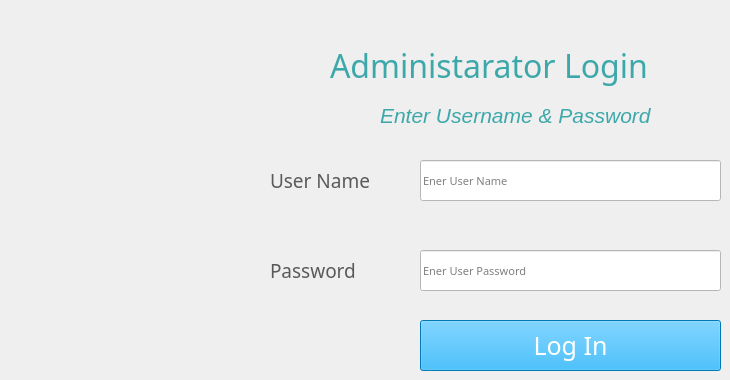
    <widget class="QWidget" name="tab">
     <property name="font">
      <font>
       <family>Arial Black</family>
       <pointsize>8</pointsize>
       <weight>10</weight>
       <italic>false</italic>
       <bold>false</bold>
      </font>
     </property>
     <attribute name="title">
      <string>LOG IN</string>
     </attribute>
     <widget class="QLabel" name="label_TITLE">
      <property name="enabled">
       <bool>true</bool>
      </property>
      <property name="geometry">
       <rect>
        <x>330</x>
        <y>40</y>
        <width>381</width>
        <height>51</height>
       </rect>
      </property>
      <property name="font">
       <font>
        <family>Arial Black</family>
        <pointsize>24</pointsize>
        <weight>10</weight>
        <italic>false</italic>
        <bold>false</bold>
        <kerning>true</kerning>
       </font>
      </property>
      <property name="styleSheet">
       <string notr="true">color:rgb(61, 168, 170);
font: 87 24pt &quot;Arial Black&quot;;</string>
      </property>
      <property name="text">
       <string>Administarator Login</string>
      </property>
     </widget>
     <widget class="QLabel" name="label_5">
      <property name="geometry">
       <rect>
        <x>270</x>
        <y>170</y>
        <width>121</width>
        <height>21</height>
       </rect>
      </property>
      <property name="font">
       <font>
        <family>Arial Black</family>
        <pointsize>14</pointsize>
        <weight>10</weight>
        <italic>false</italic>
        <bold>false</bold>
       </font>
      </property>
      <property name="styleSheet">
       <string notr="true">color: rgb(90, 90, 90);
font: 87 14pt &quot;Arial Black&quot;;
</string>
      </property>
      <property name="text">
       <string>User Name</string>
      </property>
     </widget>
     <widget class="QLabel" name="label_6">
      <property name="geometry">
       <rect>
        <x>270</x>
        <y>260</y>
        <width>111</width>
        <height>21</height>
       </rect>
      </property>
      <property name="font">
       <font>
        <family>Arial Black</family>
        <pointsize>14</pointsize>
        <weight>10</weight>
        <italic>false</italic>
        <bold>false</bold>
       </font>
      </property>
      <property name="styleSheet">
       <string notr="true">color: rgb(90, 90, 90);
font: 87 14pt &quot;Arial Black&quot;;</string>
      </property>
      <property name="text">
       <string>Password</string>
      </property>
     </widget>
     <widget class="QLineEdit" name="tb1">
      <property name="geometry">
       <rect>
        <x>420</x>
        <y>160</y>
        <width>301</width>
        <height>41</height>
       </rect>
      </property>
      <property name="font">
       <font>
        <family>Arial Black</family>
        <pointsize>8</pointsize>
        <weight>10</weight>
        <italic>false</italic>
        <bold>false</bold>
       </font>
      </property>
      <property name="styleSheet">
       <string notr="true">background-color: rgb(255, 255, 255);</string>
      </property>
      <property name="frame">
       <bool>true</bool>
      </property>
      <property name="echoMode">
       <enum>QLineEdit::Normal</enum>
      </property>
      <property name="readOnly">
       <bool>false</bool>
      </property>
      <property name="placeholderText">
       <string>Ener User Name</string>
      </property>
     </widget>
     <widget class="QLineEdit" name="tb2">
      <property name="geometry">
       <rect>
        <x>420</x>
        <y>250</y>
        <width>301</width>
        <height>41</height>
       </rect>
      </property>
      <property name="font">
       <font>
        <family>Arial Black</family>
        <pointsize>8</pointsize>
        <weight>10</weight>
        <italic>false</italic>
        <bold>false</bold>
       </font>
      </property>
      <property name="acceptDrops">
       <bool>true</bool>
      </property>
      <property name="autoFillBackground">
       <bool>false</bool>
      </property>
      <property name="styleSheet">
       <string notr="true">background-color: rgb(255, 255, 255);</string>
      </property>
      <property name="inputMask">
       <string/>
      </property>
      <property name="text">
       <string/>
      </property>
      <property name="frame">
       <bool>true</bool>
      </property>
      <property name="echoMode">
       <enum>QLineEdit::Password</enum>
      </property>
      <property name="readOnly">
       <bool>false</bool>
      </property>
      <property name="placeholderText">
       <string>Ener User Password</string>
      </property>
     </widget>
     <widget class="QPushButton" name="btn1">
      <property name="geometry">
       <rect>
        <x>420</x>
        <y>320</y>
        <width>301</width>
        <height>51</height>
       </rect>
      </property>
      <property name="font">
       <font>
        <family>Arial Black</family>
        <pointsize>19</pointsize>
        <weight>10</weight>
        <italic>false</italic>
        <bold>false</bold>
       </font>
      </property>
      <property name="cursor">
       <cursorShape>PointingHandCursor</cursorShape>
      </property>
      <property name="styleSheet">
       <string notr="true">background-color: rgb(0, 170, 255);

color: rgb(255, 255, 255);
font: 87 19pt &quot;Arial Black&quot;;</string>
      </property>
      <property name="text">
       <string>Log In</string>
      </property>
     </widget>
     <widget class="QLabel" name="label_7">
      <property name="geometry">
       <rect>
        <x>50</x>
        <y>150</y>
        <width>181</width>
        <height>171</height>
       </rect>
      </property>
      <property name="text">
       <string/>
      </property>
      <property name="pixmap">
       <pixmap>security-unlock-5535849-4623317.png</pixmap>
      </property>
      <property name="scaledContents">
       <bool>true</bool>
      </property>
     </widget>
     <widget class="QLabel" name="lbl_1">
      <property name="enabled">
       <bool>true</bool>
      </property>
      <property name="geometry">
       <rect>
        <x>380</x>
        <y>90</y>
        <width>281</width>
        <height>51</height>
       </rect>
      </property>
      <property name="font">
       <font>
        <family>Arial</family>
        <pointsize>16</pointsize>
        <weight>9</weight>
        <italic>true</italic>
        <bold>false</bold>
        <kerning>true</kerning>
       </font>
      </property>
      <property name="styleSheet">
       <string notr="true">color:rgb(61, 168, 170);
font: 75 italic 16pt &quot;Arial&quot;;</string>
      </property>
      <property name="text">
       <string>Enter Username &amp; Password</string>
      </property>
     </widget>
    </widget>
